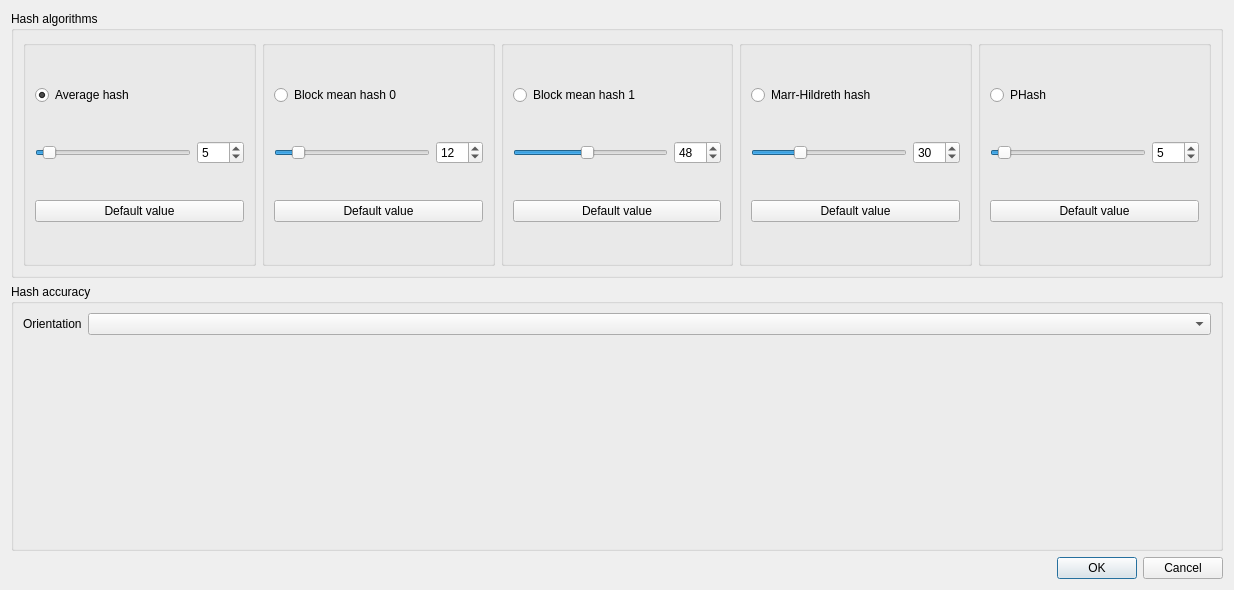
<?xml version="1.0" encoding="UTF-8"?>
<ui version="4.0">
 <class>advance_setting_dialog</class>
 <widget class="QDialog" name="advance_setting_dialog">
  <property name="geometry">
   <rect>
    <x>0</x>
    <y>0</y>
    <width>1234</width>
    <height>590</height>
   </rect>
  </property>
  <property name="windowTitle">
   <string>Advance setting</string>
  </property>
  <layout class="QVBoxLayout" name="verticalLayout_2">
   <item>
    <layout class="QHBoxLayout" name="horizontalLayout_2">
     <item>
      <layout class="QVBoxLayout" name="verticalLayout">
       <item>
        <widget class="QGroupBox" name="groupBox">
         <property name="title">
          <string>Hash algorithms</string>
         </property>
         <layout class="QHBoxLayout" name="horizontalLayout">
          <item>
           <widget class="QGroupBox" name="groupBox_2">
            <property name="title">
             <string/>
            </property>
            <layout class="QGridLayout" name="gridLayout">
             <item row="0" column="0">
              <widget class="QRadioButton" name="rb_avg_hash">
               <property name="text">
                <string>Average hash</string>
               </property>
               <property name="checked">
                <bool>true</bool>
               </property>
              </widget>
             </item>
             <item row="1" column="0">
              <widget class="QSlider" name="hs_avg_hash">
               <property name="toolTip">
                <string>The lower the threshold,the more similar the images pair</string>
               </property>
               <property name="whatsThis">
                <string>The lower the threshold,the more similar the images pair</string>
               </property>
               <property name="maximum">
                <number>100</number>
               </property>
               <property name="value">
                <number>5</number>
               </property>
               <property name="orientation">
                <enum>Qt::Horizontal</enum>
               </property>
              </widget>
             </item>
             <item row="1" column="1">
              <widget class="QSpinBox" name="spinBox">
               <property name="toolTip">
                <string>The lower the threshold,the more similar the images pair</string>
               </property>
               <property name="whatsThis">
                <string>The lower the threshold,the more similar the images pair</string>
               </property>
               <property name="maximum">
                <number>100</number>
               </property>
               <property name="value">
                <number>5</number>
               </property>
              </widget>
             </item>
             <item row="2" column="0" colspan="2">
              <widget class="QPushButton" name="pb_avg_hash_default">
               <property name="text">
                <string>Default value</string>
               </property>
              </widget>
             </item>
            </layout>
           </widget>
          </item>
          <item>
           <widget class="QGroupBox" name="groupBox_4">
            <property name="title">
             <string/>
            </property>
            <layout class="QGridLayout" name="gridLayout_3">
             <item row="0" column="0" colspan="2">
              <widget class="QRadioButton" name="rb_bm_hash_0">
               <property name="text">
                <string>Block mean hash 0</string>
               </property>
              </widget>
             </item>
             <item row="1" column="0">
              <widget class="QSlider" name="hs_bmh_0">
               <property name="toolTip">
                <string>The lower the threshold,the more similar the images pair</string>
               </property>
               <property name="whatsThis">
                <string>The lower the threshold,the more similar the images pair</string>
               </property>
               <property name="maximum">
                <number>100</number>
               </property>
               <property name="value">
                <number>12</number>
               </property>
               <property name="orientation">
                <enum>Qt::Horizontal</enum>
               </property>
              </widget>
             </item>
             <item row="1" column="1">
              <widget class="QSpinBox" name="spinBox_2">
               <property name="toolTip">
                <string>The lower the threshold,the more similar the images pair</string>
               </property>
               <property name="whatsThis">
                <string>The lower the threshold,the more similar the images pair</string>
               </property>
               <property name="minimum">
                <number>0</number>
               </property>
               <property name="maximum">
                <number>100</number>
               </property>
               <property name="value">
                <number>12</number>
               </property>
              </widget>
             </item>
             <item row="2" column="0" colspan="2">
              <widget class="QPushButton" name="pb_bmh_0_default">
               <property name="text">
                <string>Default value</string>
               </property>
              </widget>
             </item>
            </layout>
           </widget>
          </item>
          <item>
           <widget class="QGroupBox" name="groupBox_5">
            <property name="title">
             <string/>
            </property>
            <layout class="QGridLayout" name="gridLayout_4">
             <item row="0" column="0">
              <widget class="QRadioButton" name="rb_bm_hash_1">
               <property name="text">
                <string>Block mean hash 1</string>
               </property>
              </widget>
             </item>
             <item row="1" column="0">
              <widget class="QSlider" name="hs_bmh_1">
               <property name="toolTip">
                <string>The lower the threshold,the more similar the images pair</string>
               </property>
               <property name="whatsThis">
                <string>The lower the threshold,the more similar the images pair</string>
               </property>
               <property name="maximum">
                <number>100</number>
               </property>
               <property name="value">
                <number>48</number>
               </property>
               <property name="orientation">
                <enum>Qt::Horizontal</enum>
               </property>
              </widget>
             </item>
             <item row="1" column="1">
              <widget class="QSpinBox" name="spinBox_3">
               <property name="toolTip">
                <string>The lower the threshold,the more similar the images pair</string>
               </property>
               <property name="whatsThis">
                <string>The lower the threshold,the more similar the images pair</string>
               </property>
               <property name="maximum">
                <number>100</number>
               </property>
               <property name="value">
                <number>48</number>
               </property>
              </widget>
             </item>
             <item row="2" column="0" colspan="2">
              <widget class="QPushButton" name="pb_bmh_1_default">
               <property name="text">
                <string>Default value</string>
               </property>
              </widget>
             </item>
            </layout>
           </widget>
          </item>
          <item>
           <widget class="QGroupBox" name="groupBox_6">
            <property name="title">
             <string/>
            </property>
            <layout class="QGridLayout" name="gridLayout_5">
             <item row="0" column="0">
              <widget class="QRadioButton" name="rb_marr_hash">
               <property name="text">
                <string>Marr-Hildreth hash</string>
               </property>
              </widget>
             </item>
             <item row="1" column="0">
              <widget class="QSlider" name="hs_marr_hash">
               <property name="toolTip">
                <string>The lower the threshold,the more similar the images pair</string>
               </property>
               <property name="whatsThis">
                <string>The lower the threshold,the more similar the images pair</string>
               </property>
               <property name="maximum">
                <number>100</number>
               </property>
               <property name="value">
                <number>30</number>
               </property>
               <property name="orientation">
                <enum>Qt::Horizontal</enum>
               </property>
              </widget>
             </item>
             <item row="1" column="1">
              <widget class="QSpinBox" name="spinBox_4">
               <property name="toolTip">
                <string>The lower the threshold,the more similar the images pair</string>
               </property>
               <property name="whatsThis">
                <string>The lower the threshold,the more similar the images pair</string>
               </property>
               <property name="maximum">
                <number>100</number>
               </property>
               <property name="value">
                <number>30</number>
               </property>
              </widget>
             </item>
             <item row="2" column="0" colspan="2">
              <widget class="QPushButton" name="pb_marr_hildreth_default">
               <property name="text">
                <string>Default value</string>
               </property>
              </widget>
             </item>
            </layout>
           </widget>
          </item>
          <item>
           <widget class="QGroupBox" name="groupBox_7">
            <property name="title">
             <string/>
            </property>
            <layout class="QGridLayout" name="gridLayout_6">
             <item row="0" column="0">
              <widget class="QRadioButton" name="rb_phash">
               <property name="text">
                <string>PHash</string>
               </property>
              </widget>
             </item>
             <item row="1" column="0">
              <widget class="QSlider" name="hs_phash">
               <property name="toolTip">
                <string>The lower the threshold,the more similar the images pair</string>
               </property>
               <property name="whatsThis">
                <string>The lower the threshold,the more similar the images pair</string>
               </property>
               <property name="maximum">
                <number>100</number>
               </property>
               <property name="value">
                <number>5</number>
               </property>
               <property name="orientation">
                <enum>Qt::Horizontal</enum>
               </property>
              </widget>
             </item>
             <item row="1" column="1">
              <widget class="QSpinBox" name="spinBox_5">
               <property name="toolTip">
                <string>The lower the threshold,the more similar the images pair</string>
               </property>
               <property name="whatsThis">
                <string>The lower the threshold,the more similar the images pair</string>
               </property>
               <property name="maximum">
                <number>100</number>
               </property>
               <property name="value">
                <number>5</number>
               </property>
              </widget>
             </item>
             <item row="2" column="0" colspan="2">
              <widget class="QPushButton" name="pb_phash_default">
               <property name="text">
                <string>Default value</string>
               </property>
              </widget>
             </item>
            </layout>
           </widget>
          </item>
         </layout>
        </widget>
       </item>
       <item>
        <widget class="QGroupBox" name="groupBox_3">
         <property name="title">
          <string>Hash accuracy</string>
         </property>
         <layout class="QGridLayout" name="gridLayout_2">
          <item row="0" column="0">
           <widget class="QLabel" name="label">
            <property name="sizePolicy">
             <sizepolicy hsizetype="Maximum" vsizetype="Preferred">
              <horstretch>0</horstretch>
              <verstretch>0</verstretch>
             </sizepolicy>
            </property>
            <property name="text">
             <string>Orientation</string>
            </property>
           </widget>
          </item>
          <item row="0" column="1">
           <widget class="QComboBox" name="combox_hash_orien"/>
          </item>
          <item row="1" column="0" colspan="2">
           <widget class="single_bar_plot" name="hash_accuracy_chart" native="true"/>
          </item>
         </layout>
        </widget>
       </item>
      </layout>
     </item>
    </layout>
   </item>
   <item>
    <widget class="QDialogButtonBox" name="buttonBox">
     <property name="orientation">
      <enum>Qt::Horizontal</enum>
     </property>
     <property name="standardButtons">
      <set>QDialogButtonBox::Cancel|QDialogButtonBox::Ok</set>
     </property>
    </widget>
   </item>
  </layout>
 </widget>
 <customwidgets>
  <customwidget>
   <class>single_bar_plot</class>
   <extends>QWidget</extends>
   <header>single_bar_plot.hpp</header>
   <container>1</container>
  </customwidget>
 </customwidgets>
 <resources/>
 <connections>
  <connection>
   <sender>buttonBox</sender>
   <signal>accepted()</signal>
   <receiver>advance_setting_dialog</receiver>
   <slot>accept()</slot>
   <hints>
    <hint type="sourcelabel">
     <x>257</x>
     <y>580</y>
    </hint>
    <hint type="destinationlabel">
     <x>157</x>
     <y>274</y>
    </hint>
   </hints>
  </connection>
  <connection>
   <sender>buttonBox</sender>
   <signal>rejected()</signal>
   <receiver>advance_setting_dialog</receiver>
   <slot>reject()</slot>
   <hints>
    <hint type="sourcelabel">
     <x>325</x>
     <y>580</y>
    </hint>
    <hint type="destinationlabel">
     <x>286</x>
     <y>274</y>
    </hint>
   </hints>
  </connection>
  <connection>
   <sender>hs_avg_hash</sender>
   <signal>valueChanged(int)</signal>
   <receiver>spinBox</receiver>
   <slot>setValue(int)</slot>
   <hints>
    <hint type="sourcelabel">
     <x>120</x>
     <y>154</y>
    </hint>
    <hint type="destinationlabel">
     <x>222</x>
     <y>154</y>
    </hint>
   </hints>
  </connection>
  <connection>
   <sender>spinBox</sender>
   <signal>valueChanged(int)</signal>
   <receiver>hs_avg_hash</receiver>
   <slot>setValue(int)</slot>
   <hints>
    <hint type="sourcelabel">
     <x>217</x>
     <y>143</y>
    </hint>
    <hint type="destinationlabel">
     <x>120</x>
     <y>145</y>
    </hint>
   </hints>
  </connection>
  <connection>
   <sender>hs_bmh_0</sender>
   <signal>valueChanged(int)</signal>
   <receiver>spinBox_2</receiver>
   <slot>setValue(int)</slot>
   <hints>
    <hint type="sourcelabel">
     <x>412</x>
     <y>145</y>
    </hint>
    <hint type="destinationlabel">
     <x>458</x>
     <y>147</y>
    </hint>
   </hints>
  </connection>
  <connection>
   <sender>spinBox_2</sender>
   <signal>valueChanged(int)</signal>
   <receiver>hs_bmh_0</receiver>
   <slot>setValue(int)</slot>
   <hints>
    <hint type="sourcelabel">
     <x>455</x>
     <y>155</y>
    </hint>
    <hint type="destinationlabel">
     <x>433</x>
     <y>156</y>
    </hint>
   </hints>
  </connection>
  <connection>
   <sender>hs_bmh_1</sender>
   <signal>valueChanged(int)</signal>
   <receiver>spinBox_3</receiver>
   <slot>setValue(int)</slot>
   <hints>
    <hint type="sourcelabel">
     <x>667</x>
     <y>142</y>
    </hint>
    <hint type="destinationlabel">
     <x>692</x>
     <y>144</y>
    </hint>
   </hints>
  </connection>
  <connection>
   <sender>spinBox_3</sender>
   <signal>valueChanged(int)</signal>
   <receiver>hs_bmh_1</receiver>
   <slot>setValue(int)</slot>
   <hints>
    <hint type="sourcelabel">
     <x>692</x>
     <y>151</y>
    </hint>
    <hint type="destinationlabel">
     <x>671</x>
     <y>152</y>
    </hint>
   </hints>
  </connection>
  <connection>
   <sender>hs_marr_hash</sender>
   <signal>valueChanged(int)</signal>
   <receiver>spinBox_4</receiver>
   <slot>setValue(int)</slot>
   <hints>
    <hint type="sourcelabel">
     <x>915</x>
     <y>144</y>
    </hint>
    <hint type="destinationlabel">
     <x>931</x>
     <y>145</y>
    </hint>
   </hints>
  </connection>
  <connection>
   <sender>spinBox_4</sender>
   <signal>valueChanged(int)</signal>
   <receiver>hs_marr_hash</receiver>
   <slot>setValue(int)</slot>
   <hints>
    <hint type="sourcelabel">
     <x>931</x>
     <y>153</y>
    </hint>
    <hint type="destinationlabel">
     <x>912</x>
     <y>153</y>
    </hint>
   </hints>
  </connection>
  <connection>
   <sender>hs_phash</sender>
   <signal>valueChanged(int)</signal>
   <receiver>spinBox_5</receiver>
   <slot>setValue(int)</slot>
   <hints>
    <hint type="sourcelabel">
     <x>1146</x>
     <y>140</y>
    </hint>
    <hint type="destinationlabel">
     <x>1170</x>
     <y>143</y>
    </hint>
   </hints>
  </connection>
  <connection>
   <sender>spinBox_5</sender>
   <signal>valueChanged(int)</signal>
   <receiver>hs_phash</receiver>
   <slot>setValue(int)</slot>
   <hints>
    <hint type="sourcelabel">
     <x>1179</x>
     <y>153</y>
    </hint>
    <hint type="destinationlabel">
     <x>1130</x>
     <y>156</y>
    </hint>
   </hints>
  </connection>
 </connections>
</ui>
